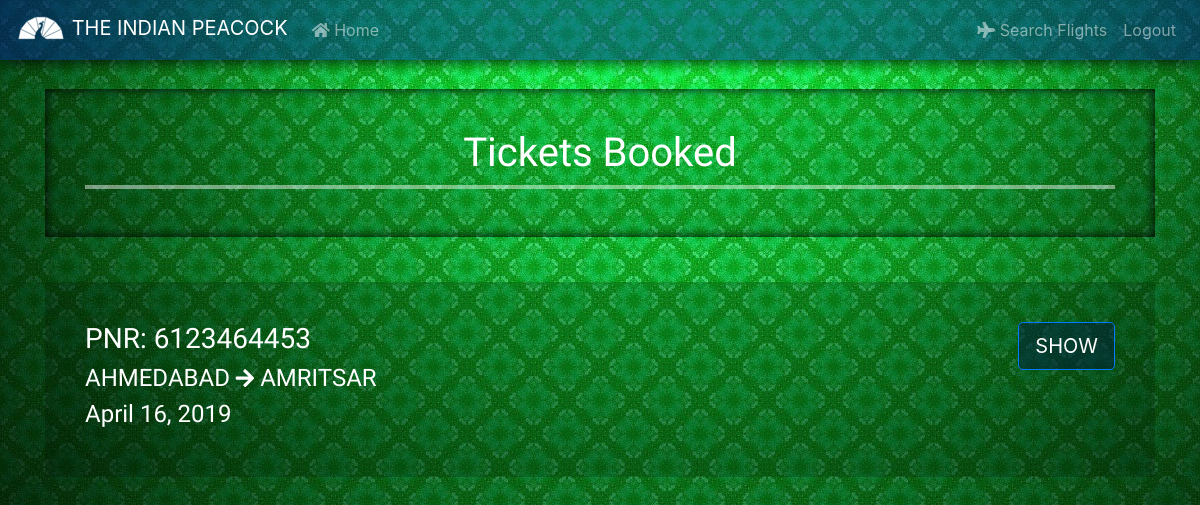
The page /tickets/ (signed in) on the database its author committed.
### airline3app/models.py (models this page shows, shortened)
class Ticket(models.Model):
    JDate = models.DateField()
    PNR = models.PositiveIntegerField(primary_key=True)
    username = models.ForeignKey(User, on_delete=models.DO_NOTHING)
    Date_of_booking = models.DateField()
    fk_flights = models.ForeignKey(FlightDetail, on_delete=models.CASCADE)

class FlightDetail(models.Model):
    flight_code = models.ForeignKey(Plane, on_delete=models.CASCADE)
    route_no = models.ForeignKey(Route, on_delete=models.CASCADE)
    arrival = models.TimeField()
    departure = models.TimeField(null=True)
    price = models.PositiveIntegerField()
    class Meta:
        unique_together = (('flight_code', 'route_no'),)

class Route(models.Model):
    route_no = models.AutoField(primary_key=True)
    route_dest = models.CharField(max_length = 100)
    route_src = models.CharField(max_length = 100)
    class Meta:
        unique_together = (('route_dest', 'route_src'),)

### airline3app/views.py (the view)
# urls.py: path('tickets/',views.ticket_list,name='ticket_list'),
@login_required
def ticket_list(request):
    tickets = Ticket.objects.filter(username=request.user).select_related('fk_flights')
    return render(request, 'ticket_list.html', {'ticket': tickets})

### templates/ticket_list.html (shortened to what this page needs)
<!DOCTYPE html>
{% extends 'base.html' %}
{% block body_block %}
<div class="jumbotron jumbotron-translucent" style="margin: 65px 0px 45px 0px; border-radius: 0rem!important;">
  <h1 align="center">Tickets Booked</h1>
  <hr>
</div>
{% if ticket %}
  {% for ticket in ticket %}
    <div class="jumbotron jumbotron-translucent" style="margin: 10px 0px; box-shadow: none;border-radius: 0rem!important;">
      <div class="row">
        <div class="col">
          <h3>PNR: {{ ticket.PNR }}<h3>
          <h4>{{ ticket.fk_flights.route_no.route_src }} <i class="fas fa-arrow-right fa-sm"></i> {{ ticket.fk_flights.route_no.route_dest }}</h4>
          <h4>{{ ticket.JDate }}</h4>
        </div>
        <div class="col" align="right">
          <a href="{% url 'my_tickets' pk=ticket.PNR %}"><button class = "btn btn-lg btn-primary button-translucent"type="submit">SHOW</button></a>
        </div>
      </div>
    </div>
  {% endfor %}
{% else %}
  <h1 style="color: #efefef;">NO TICKETS</h1>
{% endif %}
{% endblock %}

### static/css/tweaks.css (style rules this page uses)
.jumbotron-translucent { background-color: #00000029!important; box-shadow: inset 0 0 11px black; padding: 40px!important; border-top-left-radius: 4rem!important; border-bottom-right-radius: 4rem!important; }
h1, h2, h3, h4, h5, h6 { color: white!important; font-family: 'Quicksand', sans-serif!important; }
.button-translucent { background-color: #001f4085!important; border-color: #007bff!important; transition: background-color .15s ease-in-out!important; }
hr { display: block; margin-top: 0.5em!important; margin-bottom: 0.5em!important; margin-left: auto; margin-right: auto; border: 2px solid rgba(255, 255, 255, 0.459)!important; }

### rows shown on the page
Ticket: PNR "6123464453", fk_flights.route_no.route_src "AHMEDABAD", fk_flights.route_no.route_dest "AMRITSAR", JDate "April 16, 2019"
